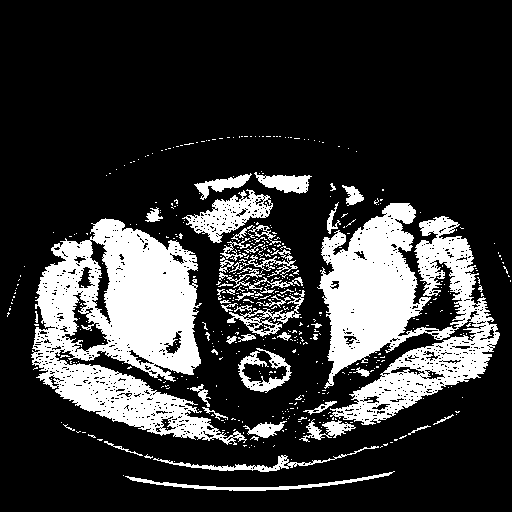
#> input picture DSHC - Datascience/exp - 3 - Matlab - Img-preprocessing/SampleImageDataset/pngDataset/ID_0077_AGE_0074_CONTRAST_0_CT.png, 512 x 512 px, found by its file name
$ jupyter execute DSHC_EXP_3_.ipynb
#> lines starting #> are read from the running program, lines starting #| are printed output that depends on the picture; after the words box and inside, x2 and y2 are one past the last pixel; in counts of white or black regions, pixels touching at a corner belong together
## DSHC - EXP - 3 ::: Atharva Prashant Pawar (9427) - [ Batch - D ]
# Demonstrate statistical data analysis, Image preprocessing, Segmentation and visualization techniques on healthcare data.**bold text**

[cell 1]
import cv2
import numpy as np
import matplotlib.pyplot as plt

[cell 2]
# Step 1: Read the image
image_path = 'ID_0077_AGE_0074_CONTRAST_0_CT.png'
# image_path = 'ID_0078_AGE_0066_CONTRAST_0_CT.png'
# image_path = 'ID_0079_AGE_0071_CONTRAST_0_CT.png'
image = cv2.imread(image_path, cv2.IMREAD_COLOR)
#> image is the input picture: shape (512, 512, 3); 21.4% white; 486 white regions (437 under 20 px), largest, box (x1, y1, x2, y2) and area: (31, 218, 247, 445) 23160, (317, 203, 500, 425) 20861, (182, 189, 273, 243) 1924

[cell 3]
# Step 2: Convert to grayscale
if image is None:
    print("Error: Image not loaded.")
else:
    gray_image = cv2.cvtColor(image, cv2.COLOR_BGR2GRAY)
    print("Success: Image loaded.")

[cell 4]
# Step 3: Apply Thresholding (Binary thresholding)
ret, binary_image = cv2.threshold(gray_image, 127, 255, cv2.THRESH_BINARY)

[cell 5]
# Step 4: Apply Median Filter for Noise Reduction
median_filtered_image = cv2.medianBlur(binary_image, 5)
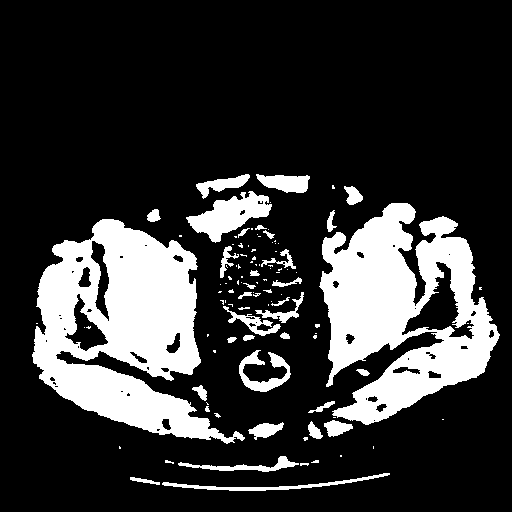
#> median_filtered_image: shape (512, 512); 21.2% white; 106 white regions (69 under 20 px), largest, box (x1, y1, x2, y2) and area: (32, 219, 245, 444) 24291, (319, 203, 500, 425) 21937, (186, 191, 272, 243) 2082

[cell 6]
# Step 4: Apply Gaussian Filter for Noise Reduction
gaussian_filtered_image = cv2.GaussianBlur(median_filtered_image, (5, 5), 0)
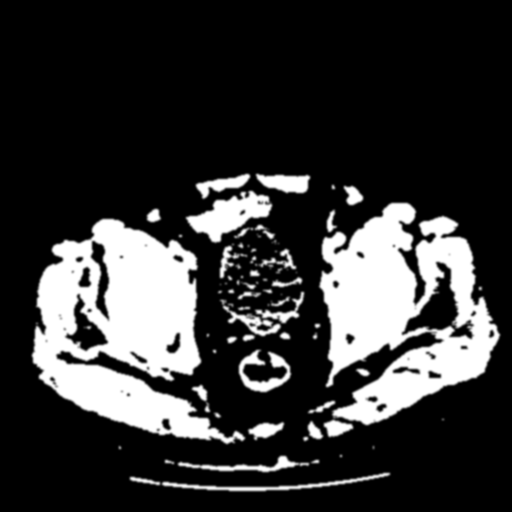
#> gaussian_filtered_image: shape (512, 512); min 0, max 255, mean 54.2

[cell 7]
# Step 5: Plot the Images and their Histograms
plt.figure(figsize=(15, 6))
plt.subplot(2, 3, 1), plt.imshow(cv2.cvtColor(image, cv2.COLOR_BGR2RGB), cmap='gray')
plt.title('Original Image'), plt.xticks([]), plt.yticks([])
plt.subplot(2, 3, 2), plt.imshow(gray_image, cmap='gray')
plt.title('Grayscale Image'), plt.xticks([]), plt.yticks([])
plt.subplot(2, 3, 3), plt.imshow(binary_image, cmap='gray')
plt.title('Binary Thresholding'), plt.xticks([]), plt.yticks([])
plt.subplot(2, 3, 4), plt.imshow(median_filtered_image, cmap='gray')
plt.title('Median Filter'), plt.xticks([]), plt.yticks([])
plt.subplot(2, 3, 5), plt.imshow(gaussian_filtered_image, cmap='gray')
plt.title('Gaussian Filter'), plt.xticks([]), plt.yticks()
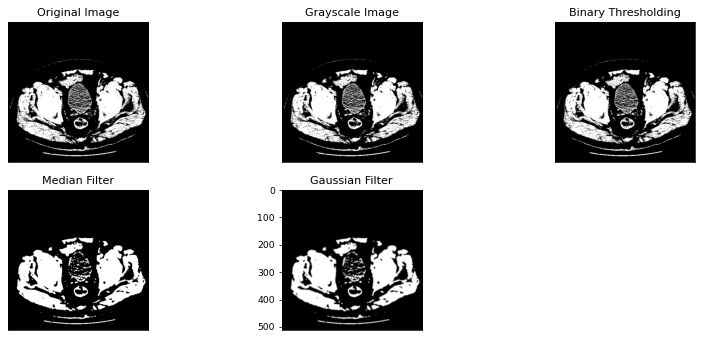
#> figure drawn by matplotlib, 5 panels

[cell 8]
# Plot histograms
plt.subplot(2, 3, 6), plt.hist(gaussian_filtered_image.ravel(), 256, [0, 256])
plt.title('Histogram')
plt.show()
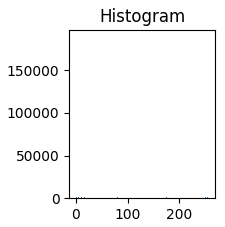
#> figure drawn by matplotlib, 1 panel; tallest bar 187524 high, from x = 0 to 1

[cell 9]
# Step 6: Detection of Edges (Canny Edge Detection)
edges = cv2.Canny(gaussian_filtered_image, 100, 200)
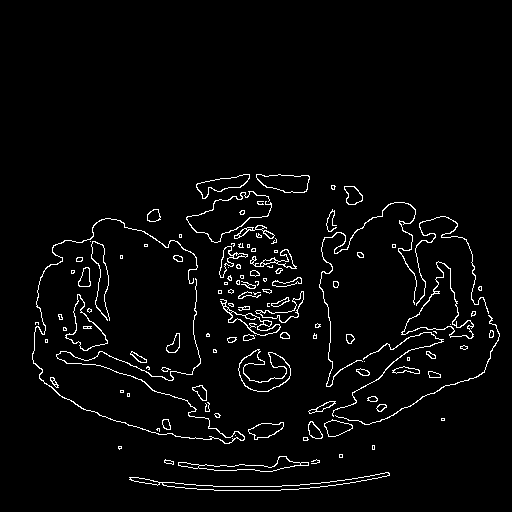
#> edges: shape (512, 512); 3.2% white in thin lines or dots, all inside (x1, y1, x2, y2) = (32, 174, 500, 491)

[cell 10]
# Display the edges
plt.figure(figsize=(6, 6))
plt.imshow(edges, cmap='gray')
plt.title('Edge Detection (Canny)')
plt.xticks([]), plt.yticks([])
plt.show()

[cell 11]
# Find contours in the edge image
contours, _ = cv2.findContours(edges, cv2.RETR_EXTERNAL, cv2.CHAIN_APPROX_SIMPLE)
#> contours = 116 contours, 61 with area under 20; largest, box (x1, y1, x2, y2) and area: (401, 261, 474, 339) 1958, (129, 472, 390, 491) 977, (65, 294, 108, 351) 948, (238, 349, 291, 392) 902, (256, 174, 310, 193) 712

# Create a copy of the original image to draw bounding boxes on
image_with_boxes = image.copy()

# Iterate through the contours and draw bounding boxes
for contour in contours:
    x, y, w, h = cv2.boundingRect(contour)
    cv2.rectangle(image_with_boxes, (x, y), (x + w, y + h), (0, 255, 0), 2)  # Green rectangle
#> this loop made 116 passes
#> (x, y, w, h) on passes 1, 2, 3, 4, 6, 8, 9, 10, 11, 12, 13, 14: (129, 472, 261, 19), (311, 459, 9, 5), (164, 459, 10, 6), (178, 456, 131, 16), (118, 446, 4, 4), (303, 437, 6, 4), (235, 435, 1, 1), (156, 428, 4, 4), (248, 422, 36, 18), (308, 421, 15, 18), (324, 419, 29, 18), (162, 419, 9, 11)
#> (contour, x, y, w, h) on passes 5, 7, 15, 21, 22, 31: ([[339, 454], [339, 457], [342, 457], [342, 454]], 339, 454, 4, 4), ([[372, 445], [372, 449], [374, 449], [374, 445]], 372, 445, 3, 5), ([[441, 418], [441, 420], [444, 420], [444, 418]], 441, 418, 4, 3), ([[127, 393], [127, 396], [129, 396], [129, 393]], 127, 393, 3, 4), ([[120, 390], [120, 392], [123, 392], [123, 390]], 120, 390, 4, 3), ([[407, 357], [407, 360], [409, 360], [409, 357]], 407, 357, 3, 4)
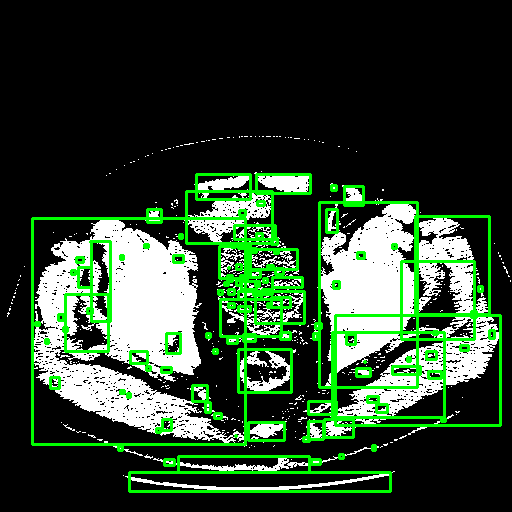
#> image_with_boxes: shape (512, 512, 3); 8.87% of pixels changed, all inside (x1, y1, x2, y2) = (31, 173, 502, 493)

# Display the image with bounding boxes
plt.figure(figsize=(6, 6))
plt.imshow(cv2.cvtColor(image_with_boxes, cv2.COLOR_BGR2RGB))
plt.title('Image with Bounding Boxes')
plt.xticks([]), plt.yticks([])
plt.show()

$ run again, with DSHC - Datascience/exp - 3 - Matlab - Img-preprocessing/SampleImageDataset/pngDataset/ID_0078_AGE_0066_CONTRAST_0_CT.png copied over DSHC - Datascience/exp - 3 - Matlab - Img-preprocessing/SampleImageDataset/pngDataset/ID_0077_AGE_0074_CONTRAST_0_CT.png
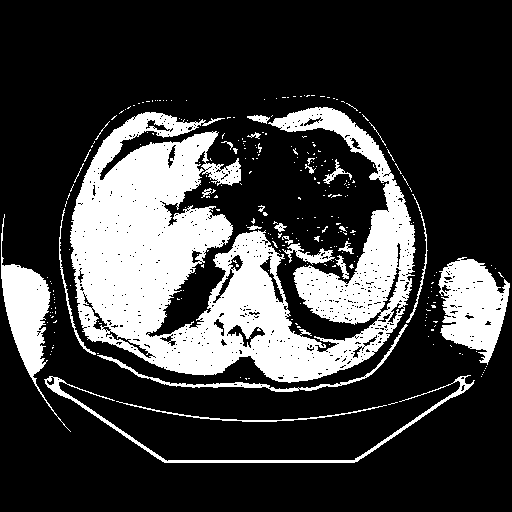
#> input picture DSHC - Datascience/exp - 3 - Matlab - Img-preprocessing/SampleImageDataset/pngDataset/ID_0078_AGE_0066_CONTRAST_0_CT.png, 512 x 512 px, found by its file name
#> image is the input picture: shape (512, 512, 3); 24% white; 276 white regions (249 under 20 px), largest, box (x1, y1, x2, y2) and area: (70, 107, 416, 383) 48350, (438, 257, 510, 365) 4741, (1, 214, 71, 432) 3764
#> median_filtered_image: shape (512, 512); 23.7% white; 38 white regions (19 under 20 px), largest, box (x1, y1, x2, y2) and area: (70, 107, 415, 383) 49771, (439, 258, 510, 363) 4879, (1, 264, 50, 382) 3626
#> `edges = cv2.Canny(gaussian_filtered_image, 100, 200)`:
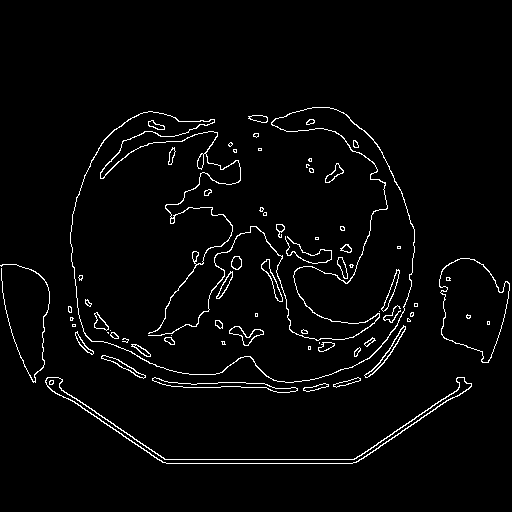
#> edges: shape (512, 512); 2.9% white in thin lines or dots, all inside (x1, y1, x2, y2) = (0, 107, 510, 464)
#> contours = 66 contours, 31 with area under 20; largest, box (x1, y1, x2, y2) and area: (439, 258, 510, 363) 4919, (45, 377, 472, 464) 2178, (70, 107, 415, 383) 715, (152, 377, 298, 393) 560, (229, 326, 264, 346) 246
#> the loop `for contour in contours:` made 66 passes
#> (x, y, w, h) on passes 1, 2, 3, 4, 5, 6, 8, 9: (303, 383, 26, 9), (333, 377, 28, 11), (152, 377, 146, 16), (45, 377, 427, 87), (101, 355, 45, 24), (354, 347, 7, 10), (131, 344, 20, 13), (318, 342, 17, 10)
#> after the loop `for contour in contours:`:
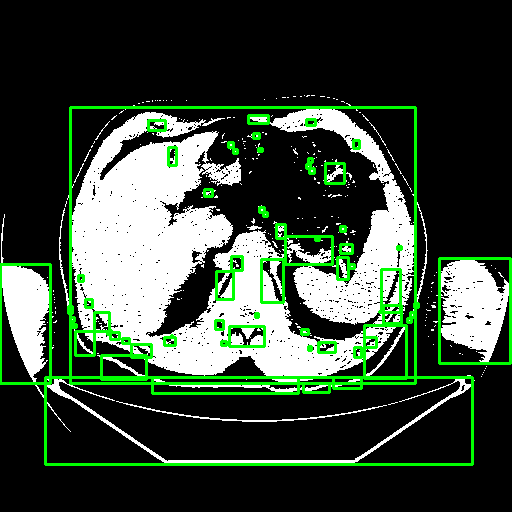
#> image_with_boxes: shape (512, 512, 3); 6.18% of pixels changed, all inside (x1, y1, x2, y2) = (0, 106, 512, 466)

$ run again, with DSHC - Datascience/exp - 3 - Matlab - Img-preprocessing/SampleImageDataset/pngDataset/ID_0079_AGE_0071_CONTRAST_0_CT.png copied over DSHC - Datascience/exp - 3 - Matlab - Img-preprocessing/SampleImageDataset/pngDataset/ID_0077_AGE_0074_CONTRAST_0_CT.png
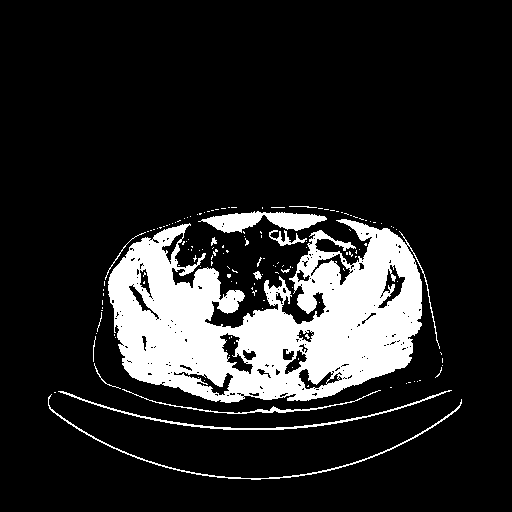
#> input picture DSHC - Datascience/exp - 3 - Matlab - Img-preprocessing/SampleImageDataset/pngDataset/ID_0079_AGE_0071_CONTRAST_0_CT.png, 512 x 512 px, found by its file name
#> image is the input picture: shape (512, 512, 3); 14.9% white; 145 white regions (131 under 20 px), largest, box (x1, y1, x2, y2) and area: (108, 219, 440, 403) 34409, (198, 211, 327, 233) 1530, (58, 390, 452, 430) 876
#> median_filtered_image: shape (512, 512); 14.1% white; 33 white regions (25 under 20 px), largest, box (x1, y1, x2, y2) and area: (108, 219, 422, 403) 34815, (204, 212, 326, 233) 1526, (276, 236, 305, 246) 141
#> `edges = cv2.Canny(gaussian_filtered_image, 100, 200)`:
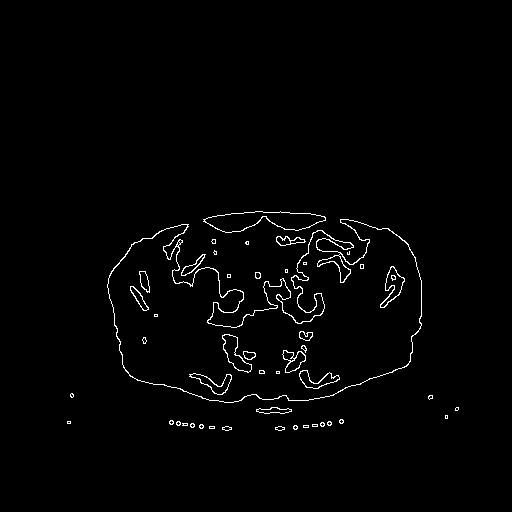
#> edges: shape (512, 512); 1.5% white in thin lines or dots, all inside (x1, y1, x2, y2) = (67, 211, 459, 431)
#> contours = 31 contours, 23 with area under 20; largest, box (x1, y1, x2, y2) and area: (107, 219, 422, 403) 37528, (203, 211, 326, 233) 1552, (276, 236, 306, 246) 154, (181, 254, 206, 276) 146, (256, 407, 292, 414) 132, (255, 272, 261, 279) 28, (275, 426, 285, 431) 26, (222, 426, 232, 431) 26
#> the loop `for contour in contours:` made 31 passes
#> (x, y, w, h) on passes 1, 2, 5, 7, 8, 9, 10, 11: (275, 426, 10, 5), (222, 426, 10, 5), (293, 425, 5, 5), (199, 424, 5, 5), (190, 423, 5, 5), (182, 423, 6, 3), (320, 422, 5, 5), (327, 421, 5, 5)
#> after the loop `for contour in contours:`:
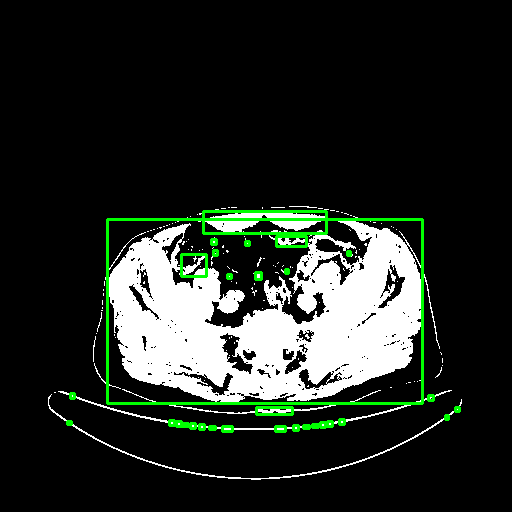
#> image_with_boxes: shape (512, 512, 3); 2.28% of pixels changed, all inside (x1, y1, x2, y2) = (66, 210, 461, 433)
